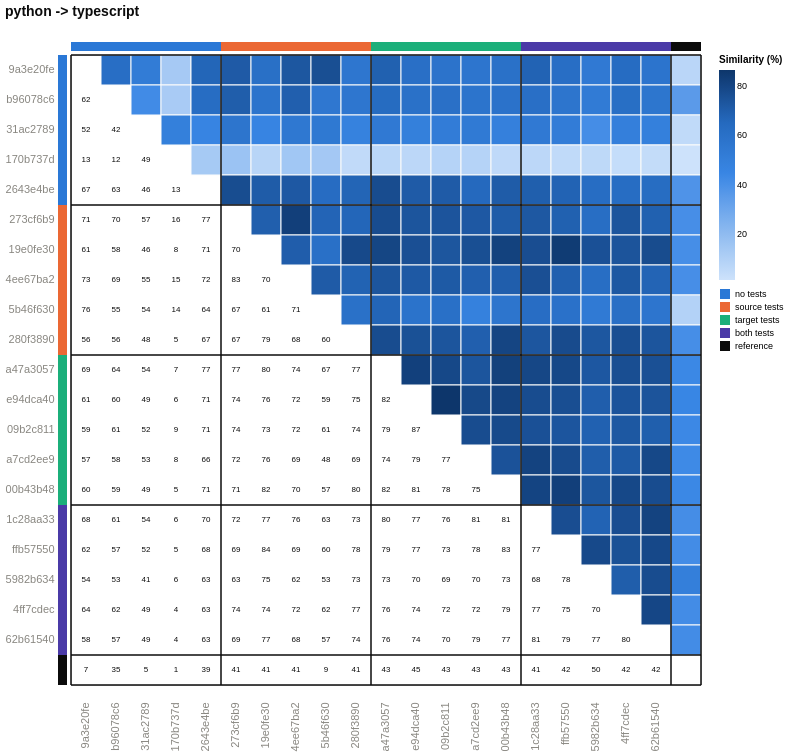

Vega-Lite specification for this chart:
### Vega-Lite specification from a JSON file in a GitHub repository (floating-point values rounded to 4 significant figures; data arrays with more than 128 entries replaced by an {"elided": "..."} marker saying what was removed)
{"config": {"view": {"continuousWidth": 300, "continuousHeight": 300}, "axis": {"labelAngle": -45}}, "layer": [{"data": {"name": "data-2a5d5e9fbb94c6cd2932f00e9a888e53"}, "mark": {"type": "rect", "stroke": "#fcfcfb", "strokeWidth": 1}, "encoding": {"color": {"field": "similarity_pct", "legend": {"gradientLength": 210.0, "labelFontSize": 9, "titleFontSize": 10}, "scale": {"domain": [1.193, 86.63], "range": ["#cde2fb", "#86b6ef", "#3987e5", "#256abf", "#0d366b"]}, "title": "Similarity (%)", "type": "quantitative"}, "x": {"axis": {"domain": false, "labelAngle": -90, "labelColor": {"expr": "datum.label === '' ? '#0b0b0b' : '#898781'"}, "labelFontSize": 11, "labelFontWeight": {"expr": "datum.label === '' ? 'bold' : 'normal'"}, "labelPadding": 17, "ticks": false}, "field": "port_a", "scale": {"domain": ["9a3e20fe", "b96078c6", "31ac2789", "170b737d", "2643e4be", "273cf6b9", "19e0fe30", "4ee67ba2", "5b46f630", "280f3890", "a47a3057", "e94dca40", "09b2c811", "a7cd2ee9", "00b43b48", "1c28aa33", "ffb57550", "5982b634", "4ff7cdec", "62b61540", ""]}, "title": null, "type": "nominal"}, "y": {"axis": {"domain": false, "labelColor": {"expr": "datum.label === '' ? '#0b0b0b' : '#898781'"}, "labelFontSize": 11, "labelFontWeight": {"expr": "datum.label === '' ? 'bold' : 'normal'"}, "labelPadding": 17, "ticks": false, "labelAngle": 0}, "field": "port_b", "scale": {"domain": ["9a3e20fe", "b96078c6", "31ac2789", "170b737d", "2643e4be", "273cf6b9", "19e0fe30", "4ee67ba2", "5b46f630", "280f3890", "a47a3057", "e94dca40", "09b2c811", "a7cd2ee9", "00b43b48", "1c28aa33", "ffb57550", "5982b634", "4ff7cdec", "62b61540", ""]}, "title": null, "type": "nominal"}}}, {"data": {"name": "data-110ffbd7a494e521a6229a077032d508"}, "mark": {"type": "text", "color": "#0b0b0b", "fontSize": 8}, "encoding": {"text": {"field": "similarity_pct", "format": ".0f", "type": "quantitative"}, "x": {"axis": {"domain": false, "labelAngle": -90, "labelColor": {"expr": "datum.label === '' ? '#0b0b0b' : '#898781'"}, "labelFontSize": 11, "labelFontWeight": {"expr": "datum.label === '' ? 'bold' : 'normal'"}, "labelPadding": 17, "ticks": false}, "field": "port_a", "scale": {"domain": ["9a3e20fe", "b96078c6", "31ac2789", "170b737d", "2643e4be", "273cf6b9", "19e0fe30", "4ee67ba2", "5b46f630", "280f3890", "a47a3057", "e94dca40", "09b2c811", "a7cd2ee9", "00b43b48", "1c28aa33", "ffb57550", "5982b634", "4ff7cdec", "62b61540", ""]}, "title": null, "type": "nominal"}, "y": {"axis": {"domain": false, "labelColor": {"expr": "datum.label === '' ? '#0b0b0b' : '#898781'"}, "labelFontSize": 11, "labelFontWeight": {"expr": "datum.label === '' ? 'bold' : 'normal'"}, "labelPadding": 17, "ticks": false, "labelAngle": 0}, "field": "port_b", "scale": {"domain": ["9a3e20fe", "b96078c6", "31ac2789", "170b737d", "2643e4be", "273cf6b9", "19e0fe30", "4ee67ba2", "5b46f630", "280f3890", "a47a3057", "e94dca40", "09b2c811", "a7cd2ee9", "00b43b48", "1c28aa33", "ffb57550", "5982b634", "4ff7cdec", "62b61540", ""]}, "title": null, "type": "nominal"}}}, {"data": {"name": "data-415d0101714bba784b2bc3c29e0b19a4"}, "mark": {"type": "rect"}, "encoding": {"color": {"field": "condition", "legend": {"labelFontSize": 9, "symbolType": "square", "title": null}, "scale": {"domain": ["no tests", "source tests", "target tests", "both tests", "reference"], "range": ["#2a78d6", "#eb6834", "#1baf7a", "#4a3aa7", "#0b0b0b"]}, "type": "nominal"}, "x": {"axis": {"domain": false, "labelAngle": -90, "labelColor": {"expr": "datum.label === '' ? '#0b0b0b' : '#898781'"}, "labelFontSize": 11, "labelFontWeight": {"expr": "datum.label === '' ? 'bold' : 'normal'"}, "labelPadding": 17, "ticks": false}, "field": "port", "scale": {"domain": ["9a3e20fe", "b96078c6", "31ac2789", "170b737d", "2643e4be", "273cf6b9", "19e0fe30", "4ee67ba2", "5b46f630", "280f3890", "a47a3057", "e94dca40", "09b2c811", "a7cd2ee9", "00b43b48", "1c28aa33", "ffb57550", "5982b634", "4ff7cdec", "62b61540", ""]}, "title": null, "type": "nominal"}, "y": {"value": -13}, "y2": {"value": -4}}}, {"data": {"name": "data-415d0101714bba784b2bc3c29e0b19a4"}, "mark": {"type": "rect"}, "encoding": {"color": {"field": "condition", "legend": null, "scale": {"domain": ["no tests", "source tests", "target tests", "both tests", "reference"], "range": ["#2a78d6", "#eb6834", "#1baf7a", "#4a3aa7", "#0b0b0b"]}, "type": "nominal"}, "x": {"value": -13}, "x2": {"value": -4}, "y": {"axis": {"domain": false, "labelColor": {"expr": "datum.label === '' ? '#0b0b0b' : '#898781'"}, "labelFontSize": 11, "labelFontWeight": {"expr": "datum.label === '' ? 'bold' : 'normal'"}, "labelPadding": 17, "ticks": false, "labelAngle": 0}, "field": "port", "scale": {"domain": ["9a3e20fe", "b96078c6", "31ac2789", "170b737d", "2643e4be", "273cf6b9", "19e0fe30", "4ee67ba2", "5b46f630", "280f3890", "a47a3057", "e94dca40", "09b2c811", "a7cd2ee9", "00b43b48", "1c28aa33", "ffb57550", "5982b634", "4ff7cdec", "62b61540", ""]}, "title": null, "type": "nominal"}}}, {"data": {"name": "data-1b34f20180a30c8fe486905b8213b327"}, "mark": {"type": "rule", "color": "#0b0b0b", "opacity": 0.75, "strokeWidth": 2}, "encoding": {"x": {"bandPosition": 0, "field": "port", "scale": {"domain": ["9a3e20fe", "b96078c6", "31ac2789", "170b737d", "2643e4be", "273cf6b9", "19e0fe30", "4ee67ba2", "5b46f630", "280f3890", "a47a3057", "e94dca40", "09b2c811", "a7cd2ee9", "00b43b48", "1c28aa33", "ffb57550", "5982b634", "4ff7cdec", "62b61540", ""]}, "type": "nominal"}}}, {"data": {"name": "data-1b34f20180a30c8fe486905b8213b327"}, "mark": {"type": "rule", "color": "#0b0b0b", "opacity": 0.75, "strokeWidth": 2}, "encoding": {"y": {"bandPosition": 0, "field": "port", "scale": {"domain": ["9a3e20fe", "b96078c6", "31ac2789", "170b737d", "2643e4be", "273cf6b9", "19e0fe30", "4ee67ba2", "5b46f630", "280f3890", "a47a3057", "e94dca40", "09b2c811", "a7cd2ee9", "00b43b48", "1c28aa33", "ffb57550", "5982b634", "4ff7cdec", "62b61540", ""]}, "type": "nominal"}}}, {"data": {"name": "data-dae1687b7766f38b94517020e43783ee"}, "mark": {"type": "rule", "color": "#0b0b0b", "opacity": 0.75, "strokeWidth": 2}, "encoding": {"x": {"bandPosition": 1, "field": "port", "scale": {"domain": ["9a3e20fe", "b96078c6", "31ac2789", "170b737d", "2643e4be", "273cf6b9", "19e0fe30", "4ee67ba2", "5b46f630", "280f3890", "a47a3057", "e94dca40", "09b2c811", "a7cd2ee9", "00b43b48", "1c28aa33", "ffb57550", "5982b634", "4ff7cdec", "62b61540", ""]}, "type": "nominal"}}}, {"data": {"name": "data-dae1687b7766f38b94517020e43783ee"}, "mark": {"type": "rule", "color": "#0b0b0b", "opacity": 0.75, "strokeWidth": 2}, "encoding": {"y": {"bandPosition": 1, "field": "port", "scale": {"domain": ["9a3e20fe", "b96078c6", "31ac2789", "170b737d", "2643e4be", "273cf6b9", "19e0fe30", "4ee67ba2", "5b46f630", "280f3890", "a47a3057", "e94dca40", "09b2c811", "a7cd2ee9", "00b43b48", "1c28aa33", "ffb57550", "5982b634", "4ff7cdec", "62b61540", ""]}, "type": "nominal"}}}], "height": 630, "resolve": {"scale": {"color": "independent"}}, "title": {"text": "python -> typescript", "anchor": "start", "color": "#0b0b0b", "fontSize": 14, "offset": 23, "subtitleFontSize": 10}, "width": 630, "$schema": "https://vega.github.io/schema/vega-lite/v6.4.1.json", "datasets": {"data-2a5d5e9fbb94c6cd2932f00e9a888e53": {"elided": "210 records"}, "data-110ffbd7a494e521a6229a077032d508": {"elided": "210 records"}, "data-415d0101714bba784b2bc3c29e0b19a4": [{"port": "9a3e20fe", "condition": "no tests"}, {"port": "b96078c6", "condition": "no tests"}, {"port": "31ac2789", "condition": "no tests"}, {"port": "170b737d", "condition": "no tests"}, {"port": "2643e4be", "condition": "no tests"}, {"port": "273cf6b9", "condition": "source tests"}, {"port": "19e0fe30", "condition": "source tests"}, {"port": "4ee67ba2", "condition": "source tests"}, {"port": "5b46f630", "condition": "source tests"}, {"port": "280f3890", "condition": "source tests"}, {"port": "a47a3057", "condition": "target tests"}, {"port": "e94dca40", "condition": "target tests"}, {"port": "09b2c811", "condition": "target tests"}, {"port": "a7cd2ee9", "condition": "target tests"}, {"port": "00b43b48", "condition": "target tests"}, {"port": "1c28aa33", "condition": "both tests"}, {"port": "ffb57550", "condition": "both tests"}, {"port": "5982b634", "condition": "both tests"}, {"port": "4ff7cdec", "condition": "both tests"}, {"port": "62b61540", "condition": "both tests"}, {"port": "", "condition": "reference"}], "data-1b34f20180a30c8fe486905b8213b327": [{"port": "9a3e20fe", "condition": "no tests"}, {"port": "273cf6b9", "condition": "source tests"}, {"port": "a47a3057", "condition": "target tests"}, {"port": "1c28aa33", "condition": "both tests"}, {"port": "", "condition": "reference"}], "data-dae1687b7766f38b94517020e43783ee": [{"port": ""}]}}
